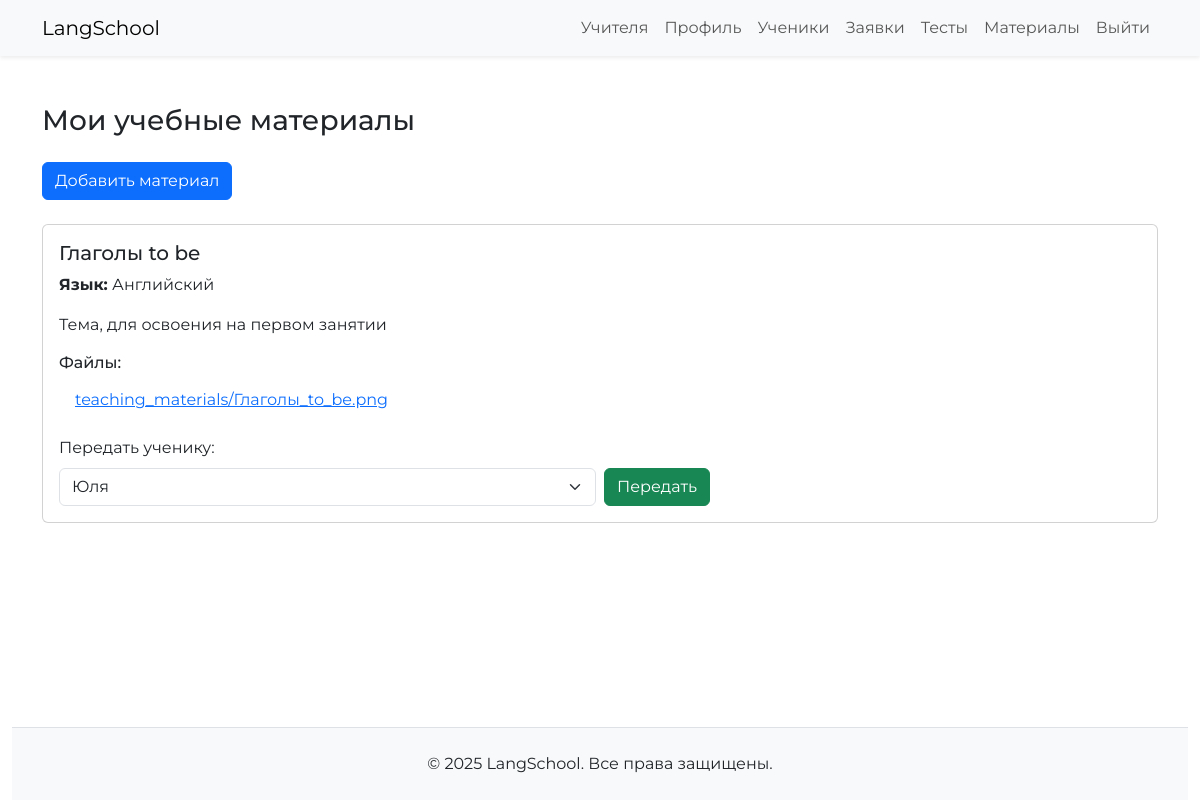
The page /materials/ (signed in) on the database its author committed.
### main/models.py (models this page shows, shortened)
class TeachingMaterial(models.Model):
    teacher = models.ForeignKey(
        User, on_delete=models.CASCADE, related_name='materials',
        limit_choices_to={'is_teacher': True},
        verbose_name='Преподаватель'
    )
    title = models.CharField('Название материала', max_length=255)
    description = models.TextField('Описание', blank=True)
    created_at = models.DateTimeField(auto_now_add=True)
    shared_with = models.ManyToManyField(
        User,
        blank=True,
        related_name='received_materials',
        verbose_name='Ученики, которым передан материал',
        limit_choices_to={'is_teacher': False}
    )
    language = models.ForeignKey(
        TeacherLanguage,
        on_delete=models.SET_NULL,
        null=True,
        blank=True,
        verbose_name='Язык'
    )
    class Meta:
        verbose_name = 'Учебный материал'
        verbose_name_plural = 'Учебные материалы'
        ordering = ['-created_at']

class TeachingMaterialFile(models.Model):
    material = models.ForeignKey(
        TeachingMaterial, on_delete=models.CASCADE, related_name='files',
        verbose_name='Материал'
    )
    file = models.FileField('Файл', upload_to='teaching_materials/')
    uploaded_at = models.DateTimeField(auto_now_add=True)
    class Meta:
        verbose_name = 'Файл материала'
        verbose_name_plural = 'Файлы материалов'

### users/models.py (models this page shows, shortened)
class TeacherLanguage(models.Model):
    profile = models.ForeignKey(
        TeacherProfile, on_delete=models.CASCADE, related_name='language_prices')
    language = models.ForeignKey(Language, on_delete=models.CASCADE)
    price_per_hour = models.DecimalField(
        'Цена за час', max_digits=6, decimal_places=0)
    class Meta:
        unique_together = ('profile', 'language')

class Language(models.Model):
    name = models.CharField('Язык', max_length=100, unique=True)

### main/views.py (the view)
# urls.py: path('materials/', views.TeacherMaterialsView.as_view(),
class TeacherMaterialsView(LoginRequiredMixin, TemplateView):
    template_name = 'main/teacher_materials.html'
    def get_context_data(self, **kwargs):
        context = super().get_context_data(**kwargs)
        materials = TeachingMaterial.objects.filter(
            teacher=self.request.user
        ).select_related('language__language').prefetch_related('files')
        accepted_apps = TeacherApplication.objects.filter(
            teacher=self.request.user,
            status=TeacherApplication.Status.ACCEPTED
        ).select_related('student', 'language__language')
        students_by_language = {}
        for app in accepted_apps:
            lang_id = app.language_id
            if app.student not in students_by_language.get(lang_id, []):
                students_by_language.setdefault(
                    lang_id, []).append(app.student)
        materials_with_students = []
        for material in materials:
            students = students_by_language.get(material.language_id, [])
            materials_with_students.append({
                'material': material,
                'students': students
            })
        context['materials_with_students'] = materials_with_students
        return context

### users/models.py (called while the page is built)
    def get_full_name(self):
        return f"{self.last_name} {self.first_name} {self.middle_name}".strip()

### templates/main/teacher_materials.html (shortened to what this page needs)
{% extends 'base.html' %}
{% block content %}
<div class="container py-5">
  <h3 class="mb-4">Мои учебные материалы</h3>
  <a href="{% url 'main:create_material' %}" class="btn btn-primary mb-4">Добавить материал</a>
  {% for item in materials_with_students %}
    {% with material=item.material students=item.students %}
    <div class="card mb-3">
      <div class="card-body">
        <h5 class="card-title">{{ material.title }}</h5>
        {% if material.language %}
        <p class="card-text"><strong>Язык:</strong> {{ material.language.language.name }}</p>
        {% endif %}
        <p class="card-text">{{ material.description }}</p>
        {% if material.files.all %}
        <h6>Файлы:</h6>
        <ul class="list-group list-group-flush mb-3">
          {% for file in material.files.all %}
            <li class="list-group-item">
              <a href="{{ file.file.url }}" target="_blank">{{ file.file.name }}</a>
            </li>
          {% endfor %}
        </ul>
        {% endif %}
        <form method="post" action="{% url 'main:share_material' material.id %}" class="mt-3">
          <div class="row g-2 align-items-end">
            <div class="col-md-6">
              <label class="form-label">Передать ученику:</label>
              <select name="student_id" class="form-select">
                {% if students %}
                  {% for student in students %}
                    <option value="{{ student.id }}">{{ student.get_full_name }}</option>
                  {% endfor %}
                {% else %}
                  <option disabled>Нет подходящих учеников</option>
                {% endif %}
              </select>
            </div>
            <div class="col-md-3">
              <button type="submit" class="btn btn-success">Передать</button>
            </div>
          </div>
        </form>
      </div>
    </div>
    {% endwith %}
  {% empty %}
    <p>Материалы не найдены.</p>
  {% endfor %}
</div>
{% endblock %}

### templates/base.html (shortened to what this page needs)
<!DOCTYPE html>
<html lang="ru">
{% load static thumbnail phone_norm %}
<head>
    <link href="https://cdn.jsdelivr.net/npm/bootstrap@5.3.0-alpha3/dist/css/bootstrap.min.css"
          rel="stylesheet"
>
  <link rel="stylesheet" href="{% static 'css/main.css' %}?v=1.1">
  <link rel="stylesheet" href="{% static 'css/main-media.css' %}?v=1.1">
</head>
<body>
  <div class="body_main">
    <header>
      {% include 'includes/header.html' %}
    </header>
    <main>
      {% block content %}
      {% endblock %}
    </main>
  </div>
  <footer class="">
    {% include 'includes/footer.html' %}
  </footer>
</body>

### templates/includes/header.html (shortened to what this page needs)
{% load static %}
{% load cache phone_norm %}
<nav class="navbar navbar-expand-lg navbar-light bg-light shadow-sm">
  <div class="container">
    <a class="navbar-brand" href="{% url 'main:index' %}">LangSchool</a>
    <div class="collapse navbar-collapse" id="mainNavbar">
      <ul class="navbar-nav ms-auto mb-2 mb-lg-0">
        <a class="nav-link" href="{% url 'main:teachers_list' %}">Учителя</a>
        {% if request.user.is_authenticated %}
        <li class="nav-item">
          <a class="nav-link" href="{% url 'users:profile' %}">Профиль</a>
        </li>
        {% if request.user.is_teacher %}
        <li class="nav-item"><a class="nav-link" href="{% url 'main:my_student' %}">Ученики</a></li>
        <li class="nav-item"><a class="nav-link" href="{% url 'main:teacher_applications' %}">Заявки</a></li>
        <li class="nav-item"><a class="nav-link" href="#">Тесты</a></li>
        <li class="nav-item"><a class="nav-link" href="{% url 'main:teacher_materials' %}">Материалы</a></li>
        {% else %}
        <li class="nav-item"><a class="nav-link" href="{% url 'main:my_applications' %}">Мои преподаватели</a></li>
        <li class="nav-item"><a class="nav-link" href="#">Тесты</a></li>
        <li class="nav-item"><a class="nav-link" href="{% url 'main:student_materials' %}">Материалы</a></li>
        {% endif %}
        <li class="nav-item"><a class="nav-link" href="{% url 'users:logout' %}">Выйти</a></li>
        {% else %}
        <li class="nav-item"><a class="nav-link" href="{% url 'users:register' %}">Регистрация</a></li>
        <li class="nav-item"><a class="nav-link" href="{% url 'users:login' %}">Вход</a></li>
        {% endif %}
      </ul>
    </div>
  </div>
</nav>

### templates/includes/footer.html
{% load tz phone_norm %}
<div class="container-fluid">
  <div class="bg-light text-center py-4 mt-5 border-top">
    <div class="container">
      <p class="mb-0">&copy;
        {% now "Y" as current_year %}
      {{ current_year }} LangSchool. Все права защищены.</p>
    </div>
  </div>
</div>

### static/css/main.css (style rules this page uses)
body { display: flex; justify-content: space-between; flex-direction: column; min-height: 100vh; font-family: "Montserrat", sans-serif; }
.body_main { flex: 1; }

### rows shown on the page
TeachingMaterial: material "Глаголы to be", material.language.language.name "Английский", material.description "Тема, для освоения на первом занятии"
TeachingMaterialFile: file.name "teaching_materials/Глаголы_to_be.png"

### other values the page prints
{{ current_year }} "2025"
form field student_id "Юля"
